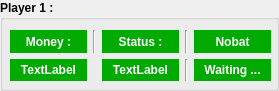
   <widget class="QGroupBox" name="groupBox_player1">
    <property name="geometry">
     <rect>
      <x>1500</x>
      <y>90</y>
      <width>279</width>
      <height>91</height>
     </rect>
    </property>
    <property name="font">
     <font>
      <pointsize>9</pointsize>
      <weight>75</weight>
      <bold>true</bold>
     </font>
    </property>
    <property name="title">
     <string>Player 1 :</string>
    </property>
    <widget class="QWidget" name="gridLayoutWidget">
     <property name="geometry">
      <rect>
       <x>10</x>
       <y>30</y>
       <width>261</width>
       <height>51</height>
      </rect>
     </property>
     <layout class="QGridLayout" name="gridLayout">
      <item row="0" column="3">
       <widget class="Line" name="line_29">
        <property name="orientation">
         <enum>Qt::Vertical</enum>
        </property>
       </widget>
      </item>
      <item row="1" column="0">
       <widget class="QLabel" name="label_money_player1">
        <property name="styleSheet">
         <string notr="true">background-color:rgb(0, 170, 0);
color:white</string>
        </property>
        <property name="text">
         <string>TextLabel</string>
        </property>
        <property name="alignment">
         <set>Qt::AlignCenter</set>
        </property>
       </widget>
      </item>
      <item row="0" column="2">
       <widget class="QLabel" name="label_11">
        <property name="font">
         <font>
          <pointsize>9</pointsize>
         </font>
        </property>
        <property name="styleSheet">
         <string notr="true">background-color:rgb(0, 170, 0);
color:white</string>
        </property>
        <property name="text">
         <string>Status :</string>
        </property>
        <property name="alignment">
         <set>Qt::AlignCenter</set>
        </property>
       </widget>
      </item>
      <item row="0" column="4">
       <widget class="QLabel" name="label_54">
        <property name="font">
         <font>
          <pointsize>9</pointsize>
         </font>
        </property>
        <property name="styleSheet">
         <string notr="true">background-color:rgb(0, 170, 0);
color:white</string>
        </property>
        <property name="text">
         <string>Nobat</string>
        </property>
        <property name="alignment">
         <set>Qt::AlignCenter</set>
        </property>
       </widget>
      </item>
      <item row="0" column="1">
       <widget class="Line" name="line_3">
        <property name="orientation">
         <enum>Qt::Vertical</enum>
        </property>
       </widget>
      </item>
      <item row="0" column="0">
       <widget class="QLabel" name="label_10">
        <property name="font">
         <font>
          <pointsize>9</pointsize>
         </font>
        </property>
        <property name="styleSheet">
         <string notr="true">background-color:rgb(0, 170, 0);
color:white</string>
        </property>
        <property name="text">
         <string>Money :</string>
        </property>
        <property name="alignment">
         <set>Qt::AlignCenter</set>
        </property>
       </widget>
      </item>
      <item row="1" column="2">
       <widget class="QLabel" name="label_status_player1">
        <property name="styleSheet">
         <string notr="true">background-color:rgb(0, 170, 0);
color:white</string>
        </property>
        <property name="text">
         <string>TextLabel</string>
        </property>
        <property name="alignment">
         <set>Qt::AlignCenter</set>
        </property>
       </widget>
      </item>
      <item row="1" column="3">
       <widget class="Line" name="line_30">
        <property name="orientation">
         <enum>Qt::Vertical</enum>
        </property>
       </widget>
      </item>
      <item row="1" column="4">
       <widget class="QLabel" name="label_nobat1">
        <property name="styleSheet">
         <string notr="true">background-color:rgb(0, 170, 0);
color:white</string>
        </property>
        <property name="text">
         <string>Waiting ...</string>
        </property>
        <property name="alignment">
         <set>Qt::AlignCenter</set>
        </property>
       </widget>
      </item>
     </layout>
    </widget>
   </widget>
